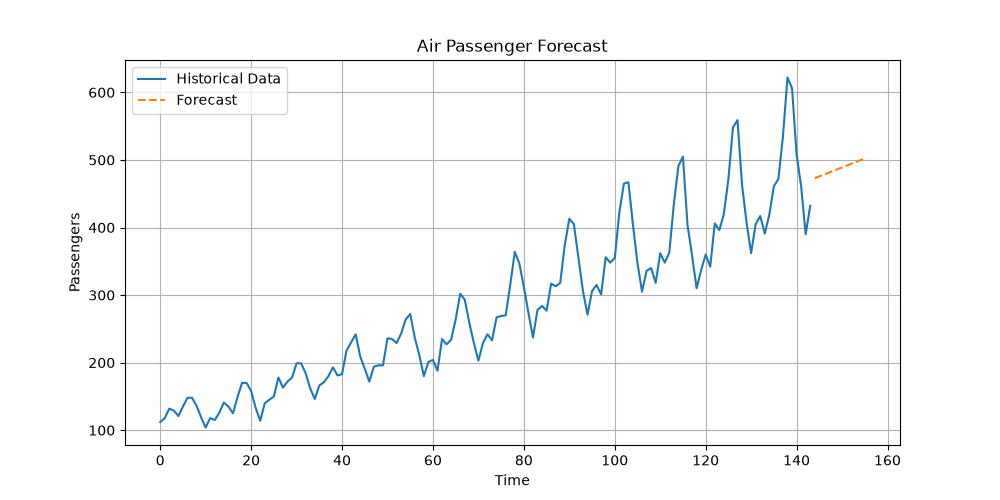

The Python source for this figure:
import pandas as pd
import matplotlib.pyplot as plt
from sklearn.linear_model import LinearRegression
from sklearn.metrics import r2_score

# Load dataset
df = pd.read_csv("AirPassengers.csv")

print("Dataset Preview")
print(df.head())

# Check missing values
print("Missing Values:")
print(df.isnull().sum())

# Create numerical time index
df["Month_Number"] = range(len(df))

X = df[["Month_Number"]]
y = df["#Passengers"]

# Train model
model = LinearRegression()
model.fit(X, y)

# Accuracy
pred = model.predict(X)
print("\nR2 Score:", r2_score(y, pred))

# Predict next 12 months
future = pd.DataFrame({
    "Month_Number": range(len(df), len(df) + 12)
})

future_predictions = model.predict(future)

print("\nFuture Predictions:")
print(future_predictions)

# Visualization
plt.figure(figsize=(10, 5))
plt.plot(df["Month_Number"], y, label="Historical Data")
plt.plot(
    future["Month_Number"],
    future_predictions,
    linestyle="dashed",
    label="Forecast"
)

plt.title("Air Passenger Forecast")
plt.xlabel("Time")
plt.ylabel("Passengers")
plt.legend()
plt.grid(True)

plt.savefig("forecast.png")
print("Graph saved as forecast.png")
